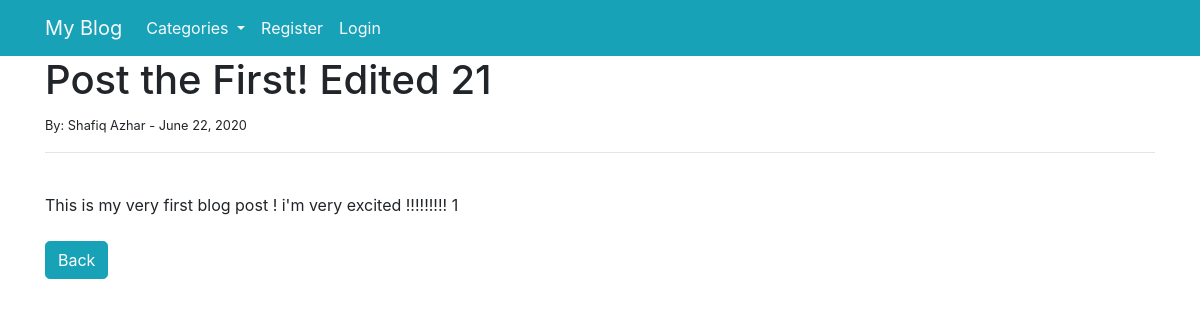
The app's page /article/1 with its own data.
### theblog/models.py (models this page shows, shortened)
class Post(models.Model):
	title = models.CharField(max_length=255)
	title_tag = models.CharField(max_length=255)
	author = models.ForeignKey(User, on_delete=models.CASCADE)
	body = models.TextField()
	post_date = models.DateField(auto_now_add=True)
	category = models.CharField(max_length=255, default='coding')

### theblog/views.py (the view)
# urls.py: path('article/<int:pk>', ArticleDetailView.as_view(), name='article-detail'),
class ArticleDetailView(DetailView):
	model = Post
	template_name = 'article_details.html'
	def get_context_data(self, *args, **kwargs):
		cat_menu = Category.objects.all()
		context = super(ArticleDetailView, self).get_context_data(*args, **kwargs)
		context["cat_menu"] = cat_menu
		return context

### theblog/models.py (called while the page is built)
	def __str__(self):
		return self.name

### theblog/templates/article_details.html (shortened to what this page needs)
{% extends 'base.html' %}
{% block content %}
<h1>{{ post.title }}{{ post.author.id }}</h1>
<small>By:
	{{ post.author.first_name }}
	{{ post.author.last_name }} -
	{{ post.post_date }}
</small>
<hr>
<br/>
{{ post.body|safe }}
<br/><br/>
<a class="btn btn-info rounded-lg" href="{% url 'home' %}">Back</a>
{% endblock %}

### records on screen
Post: title "Post the First! Edited 2", author.id "1", author.first_name "Shafiq", author.last_name "Azhar", post_date "June 22, 2020", body "This is my very first blog post ! i'm very excited !!!!!!!!! 1"
